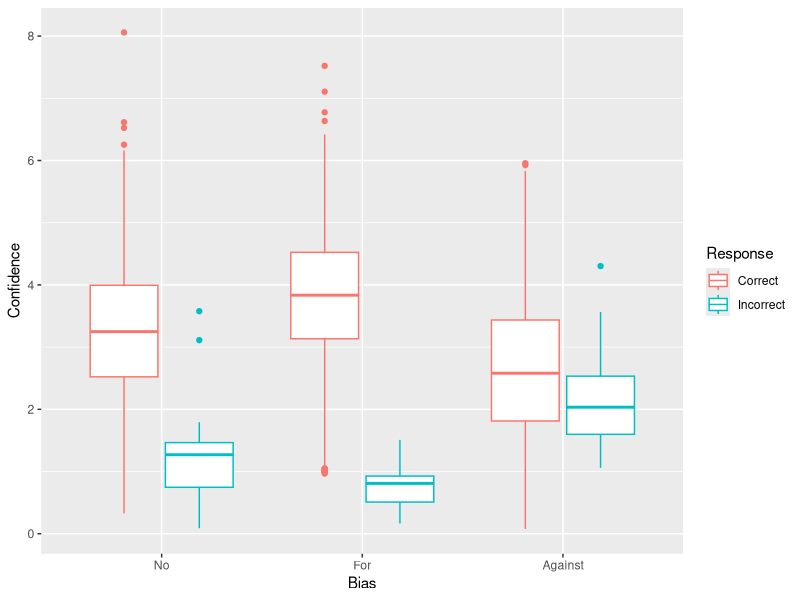
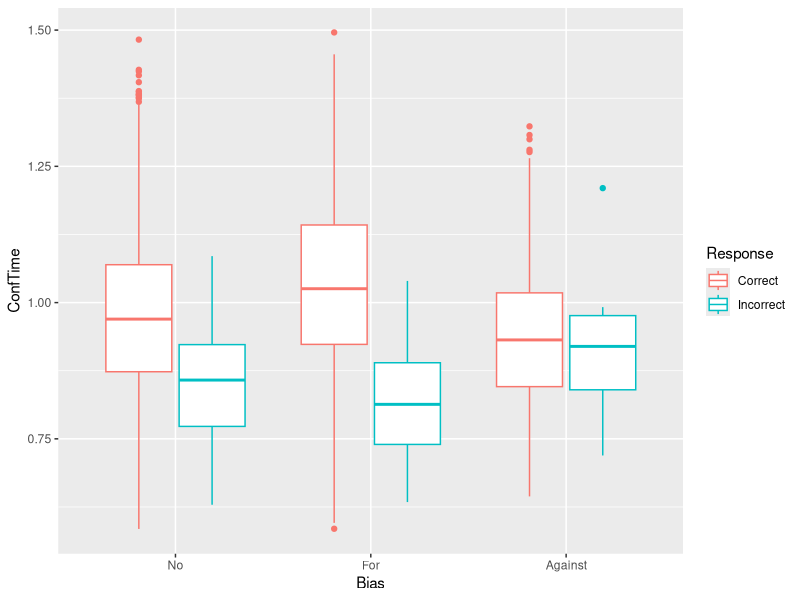

These charts were generated, in order, by the following R code:
# Confidence RDM Simulation#####
# Packages ----
library(ggplot2)
library(dplyr)

# Simulate data ----
t0 <- 0.3
A <- 2
B <- 3
B_for <- -0.5
B_against <- 0.5
v_correct <- 5
v_incorrect <- 1
s_correct <- 1.75
s_incorrect <- 1
w_conf <- 0
w_time <- 1
w_confovertime <- 0


# No bias
no_bias <- data.frame()
n_trials <- 2000
dt <- 0.001

for (trial in 1:n_trials) {
  X_correct <- runif(1, 0, A)
  X_incorrect <- runif(1, 0, A)
  b <- A + B
  t <- t0
  while (X_correct < b & X_incorrect < b) {
    t <- t + dt
    X_correct <- X_correct + v_correct * dt + rnorm(1,0,sqrt(s_correct^2 * dt))
    X_incorrect <- X_incorrect + v_incorrect * dt + rnorm(1,0,sqrt(s_incorrect^2 * dt))
  }
  Conf <- abs(X_correct - X_incorrect)
  ConfTime <- w_conf * Conf + w_time / sqrt(t) + w_confovertime * Conf / sqrt(t)
  no_bias <- rbind(no_bias,
                   data.frame(RT = t,
                              Response = factor(X_correct > X_incorrect,
                                                levels = c(TRUE, FALSE),
                                                labels = c("Correct", "Incorrect")),
                              Bias = "No",
                              Confidence = Conf,
                              ConfTime = ConfTime))
}

# Biased

bias <- data.frame()

for (trial in 1:n_trials) {
  biased_for <- rbinom(1, 1, 0.75)
  X_correct <- runif(1, 0, A)
  X_incorrect <- runif(1, 0, A)
  if (biased_for) {
    b_correct <- A + B + B_for
    b_incorrect <- A + B + B_against
  }
  else {
    b_correct <- A + B + B_against
    b_incorrect <- A + B + B_for
  }
  t <- t0
  while (X_correct < b_correct & X_incorrect < b_incorrect) {
    t <- t + dt
    X_correct <- X_correct + v_correct * dt + rnorm(1,0,sqrt(s_correct^2 * dt))
    X_incorrect <- X_incorrect + v_incorrect * dt + rnorm(1,0,sqrt(s_incorrect^2 * dt))
  }
  Conf <- if (X_correct >= b_correct) b_incorrect - X_incorrect else b_correct - X_correct
  ConfTime <- w_conf * Conf + w_time / sqrt(t) + w_confovertime * Conf / sqrt(t)
  bias <- rbind(bias,
                   data.frame(RT = t,
                              Response = factor(X_correct > X_incorrect,
                                                levels = c(TRUE, FALSE),
                                                labels = c("Correct", "Incorrect")),
                              Bias = factor(biased_for,
                                            levels = c(1, 0),
                                            labels = c("For", "Against")),
                              Confidence = Conf,
                              ConfTime = ConfTime))
}

# Plot data ----

datRDM <- rbind(no_bias, bias)
datRDM$Bias <- factor(datRDM$Bias, levels = c("No", "For", "Against"))

ggplot(datRDM, aes(Bias, Confidence, color = Response)) +
  geom_boxplot()

ggplot(datRDM, aes(Bias, ConfTime, color = Response)) +
  geom_boxplot()

